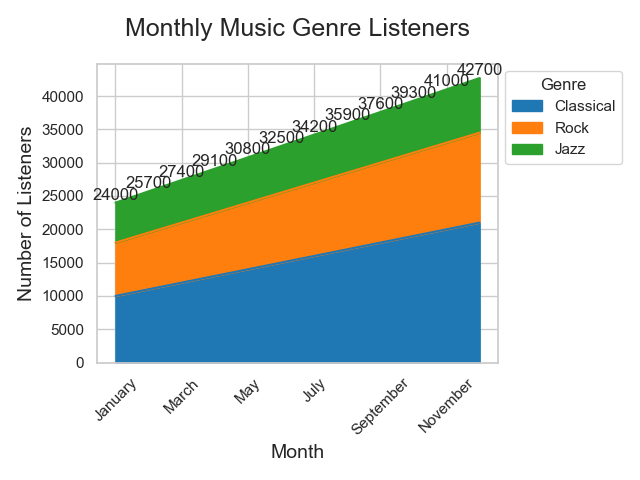

This chart was generated by the following Python code:

import seaborn as sns
import pandas as pd
import matplotlib.pyplot as plt

# Data
data = {
    'Month': ['January', 'February', 'March', 'April', 'May', 'June', 'July', 'August', 
              'September', 'October', 'November', 'December'],
    'Classical': [10000, 11000, 12000, 13000, 14000, 15000, 16000, 17000, 18000, 19000, 20000, 21000],
    'Rock': [8000, 8500, 9000, 9500, 10000, 10500, 11000, 11500, 12000, 12500, 13000, 13500],
    'Jazz': [6000, 6200, 6400, 6600, 6800, 7000, 7200, 7400, 7600, 7800, 8000, 8200]
}

# Create a DataFrame
df = pd.DataFrame(data)

# Wide to long format for stacking
df_long = pd.melt(df, id_vars='Month', var_name='Genre', value_name='Listeners')

# Transform the Month to categorical type so the order is kept in the plotting
df_long['Month'] = pd.Categorical(df_long['Month'], 
                                  categories=['January', 'February', 'March', 'April', 'May', 'June', 
                                              'July', 'August', 'September', 'October', 'November', 'December'],
                                  ordered=True)

# Set the figure size
plt.figure(figsize=(16, 12))

# Stacked area plot
sns.set_theme(style="whitegrid")
pal = ['#1f77b4', '#ff7f0e', '#2ca02c']

# Plot stack area chart
ax = df.set_index('Month').plot(kind='area', stacked=True, color=pal)

# Annotate the chart with total listeners per month
df['Total'] = df['Classical'] + df['Rock'] + df['Jazz']
for idx, total in enumerate(df['Total']):
    ax.text(idx, total, str(total), va='bottom', ha='center')

# Customize title and labels
ax.set_title('Monthly Music Genre Listeners', fontsize=18, pad=20)
ax.set_ylabel('Number of Listeners', fontsize=14)
ax.set_xlabel('Month', fontsize=14)

# Rotate x-axis labels for better readability
plt.xticks(rotation=45)

# Add legend
plt.legend(title='Genre', loc='upper left', bbox_to_anchor=(1, 1))

# Show the plot
plt.tight_layout()
plt.show()
